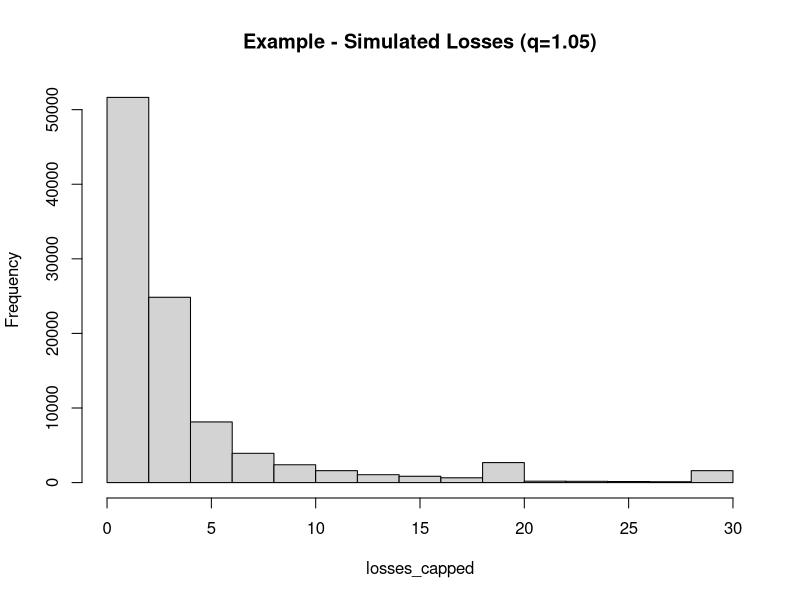
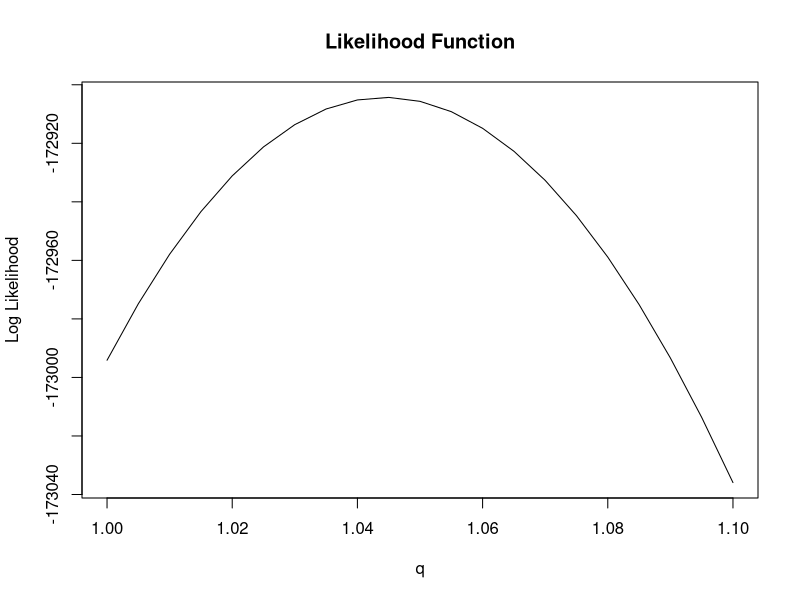

Here is the R script that generated these plots, in order:
# In Philbrick's paper it appears that only a single censor exists in the data. In our case, since CAW losses are capped at the policy limit
# we encounter many censors. This analysis validates the production approach of "mixing" censors together. That is, calculating the
# pareto parameter 'q' with all CSLs present in the data set (as opposed to perhaps handling them individually).

# First, define the censored single-parameter pareto distribution functions.
p.pdf  <- function(q, x) { q*x^(-q-1) }
p.cdf  <- function(q, x) { 1 - x^(-q) }
p.surv <- function(q, x) { x^-q } # 1 - p.cdf
p.rand <- function(q, n) { exp(-log(1-runif(n))/q) }

# We will compare the production approach against a ground-up solution. Here we will define a likelihood function that can handle
# any number of censors. This is accomplished by having two conditions:
#   likelihood(x) =    pdf(x)     x < censor    (probability of being exactly x)
#                      1-cdf(x)   x == censor   (probability of being >= x)
# Clearly, the probability returned by this function will be an appropriate representation regardless of what the censor is,
# and thus maximizing this function is the optimal solution for choosing 'q'.
p.likelihood <- function(q, X, censored=rep(F, length(X))) {
  lt_c <- X[!censored]
  ge_c <- X[censored]
  sum(log(p.pdf(q, lt_c))) + sum(log(p.surv(q, ge_c)))
}

# Optimizer.
p.mle <- function(X, ...) {
  obj <- function(q) { -p.likelihood(q, X, ...) }
  optim(1.00, obj, method="BFGS")
}

# Generate simulated losses with two censors (20 & 30).
losses_normalized <- p.rand(1.05, 100000)
losses_max <- sapply(1:length(losses_normalized), function(i) ifelse(runif(1)>0.5, 20, 30))
losses_capped <- ifelse(losses_normalized >= losses_max, losses_max, losses_normalized)
losses_censored <- losses_capped == losses_max
hist(losses_capped, main="Example - Simulated Losses (q=1.05)")

# Building intution - plot out various choices of 'q' and the corresponding likelihood function.
rng <- seq(1.00, 1.10, by=0.005)
qs <- sapply(rng, function(q) p.likelihood(q, losses_capped, losses_censored))
plot(rng, qs, type='l', main='Likelihood Function', xlab='q', ylab='Log Likelihood')

# Solve for q.
res <- p.mle(losses_capped, censored=losses_censored)
print(res)

# Compare against production process.
prod <- (length(losses_capped) - sum(losses_censored)) / sum(log(losses_capped))
print(prod)

print(res$par - prod)

# Solutions converge to approximately the same parameter.
